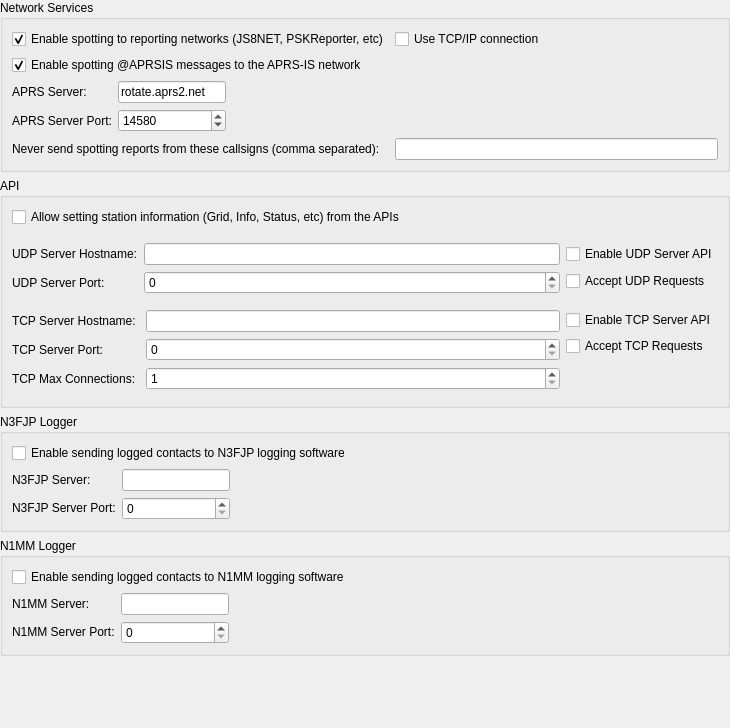
         <widget class="QWidget" name="scrollAreaWidgetContents_6">
          <property name="geometry">
           <rect>
            <x>0</x>
            <y>0</y>
            <width>730</width>
            <height>728</height>
           </rect>
          </property>
          <layout class="QVBoxLayout" name="verticalLayout_30">
           <property name="leftMargin">
            <number>0</number>
           </property>
           <property name="topMargin">
            <number>0</number>
           </property>
           <property name="rightMargin">
            <number>0</number>
           </property>
           <property name="bottomMargin">
            <number>0</number>
           </property>
           <item>
            <widget class="QGroupBox" name="network_group_box">
             <property name="title">
              <string>Network Services</string>
             </property>
             <layout class="QFormLayout" name="formLayout_5">
              <item row="0" column="0">
               <widget class="QCheckBox" name="psk_reporter_check_box">
                <property name="toolTip">
                 <string>&lt;html&gt;&lt;head/&gt;&lt;body&gt;&lt;p&gt;The program can send your station details and all decoded signals with grid squares as spots to the http://pskreporter.info web site.&lt;/p&gt;&lt;p&gt;This is used for reverse beacon analysis which is very useful for assessing propagation and system performance.&lt;/p&gt;&lt;/body&gt;&lt;/html&gt;</string>
                </property>
                <property name="text">
                 <string>Enable spotting to reporting networks (JS8NET, PSKReporter, etc)</string>
                </property>
                <property name="checked">
                 <bool>true</bool>
                </property>
               </widget>
              </item>
              <item row="1" column="0">
               <widget class="QCheckBox" name="enable_aprs_spotting_check_box">
                <property name="text">
                 <string>Enable spotting @APRSIS messages to the APRS-IS network</string>
                </property>
                <property name="checked">
                 <bool>true</bool>
                </property>
               </widget>
              </item>
              <item row="2" column="0">
               <layout class="QFormLayout" name="formLayout_17">
                <property name="fieldGrowthPolicy">
                 <enum>QFormLayout::FieldGrowthPolicy::AllNonFixedFieldsGrow</enum>
                </property>
                <item row="0" column="0">
                 <widget class="QLabel" name="udp_server_label_2">
                  <property name="text">
                   <string>APRS Server:</string>
                  </property>
                  <property name="buddy">
                   <cstring>udp_server_line_edit</cstring>
                  </property>
                 </widget>
                </item>
                <item row="0" column="1">
                 <widget class="QLineEdit" name="aprs_server_line_edit">
                  <property name="sizePolicy">
                   <sizepolicy hsizetype="Preferred" vsizetype="Fixed">
                    <horstretch>0</horstretch>
                    <verstretch>0</verstretch>
                   </sizepolicy>
                  </property>
                  <property name="toolTip">
                   <string>&lt;html&gt;&lt;head/&gt;&lt;body&gt;&lt;p&gt;Optional hostname of APRS server to send spots to.&lt;/p&gt;&lt;p&gt;Formats:&lt;/p&gt;&lt;ul style=&quot;margin-top: 0px; margin-bottom: 0px; margin-left: 0px; margin-right: 0px; -qt-list-indent: 1;&quot;&gt;&lt;li style=&quot; margin-top:12px; margin-bottom:0px; margin-left:0px; margin-right:0px; -qt-block-indent:0; text-indent:0px;&quot;&gt;hostname&lt;/li&gt;&lt;li style=&quot; margin-top:0px; margin-bottom:0px; margin-left:0px; margin-right:0px; -qt-block-indent:0; text-indent:0px;&quot;&gt;IPv4 address&lt;/li&gt;&lt;li style=&quot; margin-top:0px; margin-bottom:0px; margin-left:0px; margin-right:0px; -qt-block-indent:0; text-indent:0px;&quot;&gt;IPv6 address&lt;/li&gt;&lt;li style=&quot; margin-top:0px; margin-bottom:0px; margin-left:0px; margin-right:0px; -qt-block-indent:0; text-indent:0px;&quot;&gt;IPv4 multicast group address&lt;/li&gt;&lt;li style=&quot; margin-top:0px; margin-bottom:0px; margin-left:0px; margin-right:0px; -qt-block-indent:0; text-indent:0px;&quot;&gt;IPv6 multicast group address&lt;/li&gt;&lt;/ul&gt;&lt;p&gt;Clearing this field will disable the spotting to APRS.&lt;/p&gt;&lt;/body&gt;&lt;/html&gt;</string>
                  </property>
                  <property name="inputMethodHints">
                   <set>Qt::InputMethodHint::ImhDigitsOnly</set>
                  </property>
                  <property name="text">
                   <string>rotate.aprs2.net</string>
                  </property>
                 </widget>
                </item>
                <item row="1" column="0">
                 <widget class="QLabel" name="label_18">
                  <property name="text">
                   <string>APRS Server Port:</string>
                  </property>
                  <property name="buddy">
                   <cstring>udp_server_port_spin_box</cstring>
                  </property>
                 </widget>
                </item>
                <item row="1" column="1">
                 <widget class="QSpinBox" name="aprs_server_port_spin_box">
                  <property name="toolTip">
                   <string>&lt;html&gt;&lt;head/&gt;&lt;body&gt;&lt;p&gt;Enter the service port number of the APRS server that should receive updates. If this is zero no updates will be broadcast.&lt;/p&gt;&lt;/body&gt;&lt;/html&gt;</string>
                  </property>
                  <property name="minimum">
                   <number>0</number>
                  </property>
                  <property name="maximum">
                   <number>65534</number>
                  </property>
                  <property name="value">
                   <number>14580</number>
                  </property>
                 </widget>
                </item>
               </layout>
              </item>
              <item row="3" column="0">
               <widget class="QLabel" name="label_31">
                <property name="text">
                 <string>Never send spotting reports from these callsigns (comma separated):</string>
                </property>
               </widget>
              </item>
              <item row="3" column="1">
               <widget class="QLineEdit" name="spot_blacklist_line_edit"/>
              </item>
              <item row="0" column="1">
               <widget class="QCheckBox" name="psk_reporter_tcpip_check_box">
                <property name="toolTip">
                 <string>&lt;html&gt;&lt;head/&gt;&lt;body&gt;&lt;p&gt;Check this option if a reliable connection is needed&lt;/p&gt;&lt;p&gt;Most users do not need this, the default uses UDP which is more efficient. Only check this if you have evidence that UDP traffic from you to PSK Reporter is being lost.&lt;/p&gt;&lt;/body&gt;&lt;/html&gt;</string>
                </property>
                <property name="text">
                 <string>Use TCP/IP connection</string>
                </property>
               </widget>
              </item>
             </layout>
            </widget>
           </item>
           <item>
            <widget class="QGroupBox" name="groupBox_4">
             <property name="title">
              <string>API</string>
             </property>
             <layout class="QGridLayout" name="gridLayout_16">
              <item row="2" column="1">
               <layout class="QVBoxLayout" name="verticalLayout_11">
                <item>
                 <widget class="QCheckBox" name="udpEnable">
                  <property name="toolTip">
                   <string>&lt;html&gt;&lt;head/&gt;&lt;body&gt;&lt;p&gt;Enable the application to send API information to UDP Servers&lt;/p&gt;&lt;/body&gt;&lt;/html&gt;</string>
                  </property>
                  <property name="text">
                   <string>Enable UDP Server API</string>
                  </property>
                 </widget>
                </item>
                <item>
                 <widget class="QCheckBox" name="accept_udp_requests_check_box">
                  <property name="toolTip">
                   <string>&lt;html&gt;&lt;head/&gt;&lt;body&gt;&lt;p&gt;With this enabled the app will accept certain requests back from a UDP server that receives decode messages.&lt;/p&gt;&lt;/body&gt;&lt;/html&gt;</string>
                  </property>
                  <property name="text">
                   <string>Accept UDP Requests</string>
                  </property>
                 </widget>
                </item>
               </layout>
              </item>
              <item row="3" column="0">
               <spacer name="verticalSpacer_20">
                <property name="orientation">
                 <enum>Qt::Orientation::Vertical</enum>
                </property>
                <property name="sizeType">
                 <enum>QSizePolicy::Policy::Fixed</enum>
                </property>
                <property name="sizeHint" stdset="0">
                 <size>
                  <width>20</width>
                  <height>10</height>
                 </size>
                </property>
               </spacer>
              </item>
              <item row="4" column="1">
               <layout class="QVBoxLayout" name="verticalLayout_38">
                <item>
                 <widget class="QCheckBox" name="tcpEnable">
                  <property name="toolTip">
                   <string>&lt;html&gt;&lt;head/&gt;&lt;body&gt;&lt;p&gt;Enable the application to send API information over a TCP Server&lt;/p&gt;&lt;/body&gt;&lt;/html&gt;</string>
                  </property>
                  <property name="text">
                   <string>Enable TCP Server API</string>
                  </property>
                 </widget>
                </item>
                <item>
                 <widget class="QCheckBox" name="accept_tcp_requests_check_box">
                  <property name="toolTip">
                   <string>&lt;html&gt;&lt;head/&gt;&lt;body&gt;&lt;p&gt;With this enabled the app will accept certain requests back from a TCP client that receives decode messages.&lt;/p&gt;&lt;/body&gt;&lt;/html&gt;</string>
                  </property>
                  <property name="text">
                   <string>Accept TCP Requests</string>
                  </property>
                 </widget>
                </item>
                <item>
                 <spacer name="verticalSpacer_19">
                  <property name="orientation">
                   <enum>Qt::Orientation::Vertical</enum>
                  </property>
                  <property name="sizeHint" stdset="0">
                   <size>
                    <width>20</width>
                    <height>40</height>
                   </size>
                  </property>
                 </spacer>
                </item>
               </layout>
              </item>
              <item row="4" column="0">
               <layout class="QFormLayout" name="formLayout_18">
                <item row="0" column="1">
                 <widget class="QLineEdit" name="tcp_server_line_edit"/>
                </item>
                <item row="0" column="0">
                 <widget class="QLabel" name="label_16">
                  <property name="text">
                   <string>TCP Server Hostname: </string>
                  </property>
                 </widget>
                </item>
                <item row="1" column="0">
                 <widget class="QLabel" name="label_29">
                  <property name="text">
                   <string>TCP Server Port:</string>
                  </property>
                 </widget>
                </item>
                <item row="1" column="1">
                 <widget class="QSpinBox" name="tcp_server_port_spin_box">
                  <property name="toolTip">
                   <string>&lt;html&gt;&lt;head/&gt;&lt;body&gt;&lt;p&gt;Enter the service port number of the TCP server. If this is zero then TCP server will not be started.&lt;/p&gt;&lt;/body&gt;&lt;/html&gt;</string>
                  </property>
                  <property name="maximum">
                   <number>65534</number>
                  </property>
                 </widget>
                </item>
                <item row="2" column="1">
                 <widget class="QSpinBox" name="tcp_max_connections_spin_box">
                  <property name="toolTip">
                   <string>&lt;html&gt;&lt;head/&gt;&lt;body&gt;&lt;p&gt;Enter the maximum number of API connections allowed to the TCP server&lt;/p&gt;&lt;/body&gt;&lt;/html&gt;</string>
                  </property>
                  <property name="minimum">
                   <number>1</number>
                  </property>
                  <property name="maximum">
                   <number>100</number>
                  </property>
                 </widget>
                </item>
                <item row="2" column="0">
                 <widget class="QLabel" name="label_30">
                  <property name="text">
                   <string>TCP Max Connections:</string>
                  </property>
                 </widget>
                </item>
               </layout>
              </item>
              <item row="2" column="0">
               <layout class="QFormLayout" name="formLayout_6">
                <property name="fieldGrowthPolicy">
                 <enum>QFormLayout::FieldGrowthPolicy::AllNonFixedFieldsGrow</enum>
                </property>
                <item row="0" column="0">
                 <widget class="QLabel" name="udp_server_label">
                  <property name="text">
                   <string>UDP Server Hostname:</string>
                  </property>
                  <property name="buddy">
                   <cstring>udp_server_line_edit</cstring>
                  </property>
                 </widget>
                </item>
                <item row="0" column="1">
                 <widget class="QLineEdit" name="udp_server_line_edit">
                  <property name="sizePolicy">
                   <sizepolicy hsizetype="Preferred" vsizetype="Fixed">
                    <horstretch>0</horstretch>
                    <verstretch>0</verstretch>
                   </sizepolicy>
                  </property>
                  <property name="toolTip">
                   <string>&lt;html&gt;&lt;head/&gt;&lt;body&gt;&lt;p&gt;Optional hostname of network service to receive decodes.&lt;/p&gt;&lt;p&gt;Formats:&lt;/p&gt;&lt;ul style=&quot;margin-top: 0px; margin-bottom: 0px; margin-left: 0px; margin-right: 0px; -qt-list-indent: 1;&quot;&gt;&lt;li style=&quot; margin-top:12px; margin-bottom:0px; margin-left:0px; margin-right:0px; -qt-block-indent:0; text-indent:0px;&quot;&gt;hostname&lt;/li&gt;&lt;li style=&quot; margin-top:0px; margin-bottom:0px; margin-left:0px; margin-right:0px; -qt-block-indent:0; text-indent:0px;&quot;&gt;IPv4 address&lt;/li&gt;&lt;li style=&quot; margin-top:0px; margin-bottom:0px; margin-left:0px; margin-right:0px; -qt-block-indent:0; text-indent:0px;&quot;&gt;IPv6 address&lt;/li&gt;&lt;li style=&quot; margin-top:0px; margin-bottom:0px; margin-left:0px; margin-right:0px; -qt-block-indent:0; text-indent:0px;&quot;&gt;IPv4 multicast group address&lt;/li&gt;&lt;li style=&quot; margin-top:0px; margin-bottom:0px; margin-left:0px; margin-right:0px; -qt-block-indent:0; text-indent:0px;&quot;&gt;IPv6 multicast group address&lt;/li&gt;&lt;/ul&gt;&lt;p&gt;Clearing this field will disable the broadcasting of UDP status updates.&lt;/p&gt;&lt;/body&gt;&lt;/html&gt;</string>
                  </property>
                  <property name="inputMethodHints">
                   <set>Qt::InputMethodHint::ImhDigitsOnly</set>
                  </property>
                 </widget>
                </item>
                <item row="1" column="0">
                 <widget class="QLabel" name="label_6">
                  <property name="text">
                   <string>UDP Server Port:</string>
                  </property>
                  <property name="buddy">
                   <cstring>udp_server_port_spin_box</cstring>
                  </property>
                 </widget>
                </item>
                <item row="1" column="1">
                 <widget class="QSpinBox" name="udp_server_port_spin_box">
                  <property name="toolTip">
                   <string>&lt;html&gt;&lt;head/&gt;&lt;body&gt;&lt;p&gt;Enter the service port number of the UDP server that should receive updates. If this is zero no updates will be broadcast.&lt;/p&gt;&lt;/body&gt;&lt;/html&gt;</string>
                  </property>
                  <property name="minimum">
                   <number>0</number>
                  </property>
                  <property name="maximum">
                   <number>65534</number>
                  </property>
                 </widget>
                </item>
               </layout>
              </item>
              <item row="0" column="0">
               <widget class="QCheckBox" name="use_dynamic_grid">
                <property name="toolTip">
                 <string>&lt;html&gt;&lt;head/&gt;&lt;body&gt;&lt;p&gt;Check to allow changes to grid, qtc, etc from external programs&lt;/p&gt;&lt;/body&gt;&lt;/html&gt;</string>
                </property>
                <property name="text">
                 <string>Allow setting station information (Grid, Info, Status, etc) from the APIs</string>
                </property>
               </widget>
              </item>
              <item row="1" column="0">
               <spacer name="verticalSpacer_21">
                <property name="orientation">
                 <enum>Qt::Orientation::Vertical</enum>
                </property>
                <property name="sizeType">
                 <enum>QSizePolicy::Policy::Fixed</enum>
                </property>
                <property name="sizeHint" stdset="0">
                 <size>
                  <width>20</width>
                  <height>10</height>
                 </size>
                </property>
               </spacer>
              </item>
             </layout>
            </widget>
           </item>
           <item>
            <widget class="QGroupBox" name="groupBox_11">
             <property name="title">
              <string>N3FJP Logger</string>
             </property>
             <layout class="QFormLayout" name="formLayout_12">
              <item row="0" column="0">
               <widget class="QCheckBox" name="enable_n3fjp_broadcast_check_box">
                <property name="text">
                 <string>Enable sending logged contacts to N3FJP logging software</string>
                </property>
               </widget>
              </item>
              <item row="1" column="0">
               <layout class="QFormLayout" name="formLayout_20">
                <item row="0" column="0">
                 <widget class="QLabel" name="n3fjp_server_name_label">
                  <property name="text">
                   <string>&lt;html&gt;&lt;head/&gt;&lt;body&gt;&lt;p&gt;N3FJP Server:&lt;/p&gt;&lt;/body&gt;&lt;/html&gt;</string>
                  </property>
                 </widget>
                </item>
                <item row="0" column="1">
                 <widget class="QLineEdit" name="n3fjp_server_name_line_edit">
                  <property name="toolTip">
                   <string>&lt;html&gt;&lt;head/&gt;&lt;body&gt;&lt;p&gt;Optional host name of N3FJP software to receive logged contacts. This is usually 'localhost' or ip address 127.0.0.1&lt;/p&gt;&lt;p&gt;Formats:&lt;/p&gt;&lt;ul style=&quot;margin-top: 0px; margin-bottom: 0px; margin-left: 0px; margin-right: 0px; -qt-list-indent: 1;&quot;&gt;&lt;li style=&quot; margin-top:12px; margin-bottom:0px; margin-left:0px; margin-right:0px; -qt-block-indent:0; text-indent:0px;&quot;&gt;hostname&lt;/li&gt;&lt;li style=&quot; margin-top:0px; margin-bottom:0px; margin-left:0px; margin-right:0px; -qt-block-indent:0; text-indent:0px;&quot;&gt;IPv4 address&lt;/li&gt;&lt;li style=&quot; margin-top:0px; margin-bottom:0px; margin-left:0px; margin-right:0px; -qt-block-indent:0; text-indent:0px;&quot;&gt;IPv6 address&lt;/li&gt;&lt;li style=&quot; margin-top:0px; margin-bottom:0px; margin-left:0px; margin-right:0px; -qt-block-indent:0; text-indent:0px;&quot;&gt;IPv4 multicast group address&lt;/li&gt;&lt;li style=&quot; margin-top:0px; margin-bottom:0px; margin-left:0px; margin-right:0px; -qt-block-indent:0; text-indent:0px;&quot;&gt;IPv6 multicast group address&lt;/li&gt;&lt;/ul&gt;&lt;p&gt;Clearing this field will disable broadcasting of ADIF information via UDP.&lt;/p&gt;&lt;/body&gt;&lt;/html&gt;</string>
                  </property>
                 </widget>
                </item>
                <item row="1" column="0">
                 <widget class="QLabel" name="n3fjp_server_port_label">
                  <property name="text">
                   <string>&lt;html&gt;&lt;head/&gt;&lt;body&gt;&lt;p&gt;N3FJP Server Port:&lt;/p&gt;&lt;/body&gt;&lt;/html&gt;</string>
                  </property>
                 </widget>
                </item>
                <item row="1" column="1">
                 <widget class="QSpinBox" name="n3fjp_server_port_spin_box">
                  <property name="toolTip">
                   <string>&lt;html&gt;&lt;head/&gt;&lt;body&gt;&lt;p&gt;Enter the port number that should be used for N3FJP log information. For N3FJP, this value should be 1100. If this is zero, no contacts will be sent.&lt;/p&gt;&lt;/body&gt;&lt;/html&gt;</string>
                  </property>
                 </widget>
                </item>
               </layout>
              </item>
             </layout>
            </widget>
           </item>
           <item>
            <widget class="QGroupBox" name="n1mm_group_box">
             <property name="title">
              <string>N1MM Logger</string>
             </property>
             <layout class="QFormLayout" name="formLayout_15">
              <property name="fieldGrowthPolicy">
               <enum>QFormLayout::FieldGrowthPolicy::AllNonFixedFieldsGrow</enum>
              </property>
              <item row="0" column="0">
               <widget class="QCheckBox" name="enable_n1mm_broadcast_check_box">
                <property name="toolTip">
                 <string>&lt;html&gt;&lt;head/&gt;&lt;body&gt;&lt;p&gt;When checked, the app will broadcast a logged contact in ADIF format to the configured hostname and port. &lt;/p&gt;&lt;/body&gt;&lt;/html&gt;</string>
                </property>
                <property name="text">
                 <string>Enable sending logged contacts to N1MM logging software</string>
                </property>
               </widget>
              </item>
              <item row="1" column="0">
               <layout class="QFormLayout" name="formLayout_22">
                <item row="0" column="0">
                 <widget class="QLabel" name="n1mm_server_name_label">
                  <property name="text">
                   <string>&lt;html&gt;&lt;head/&gt;&lt;body&gt;&lt;p&gt;N1MM Server:&lt;/p&gt;&lt;/body&gt;&lt;/html&gt;</string>
                  </property>
                 </widget>
                </item>
                <item row="0" column="1">
                 <widget class="QLineEdit" name="n1mm_server_name_line_edit">
                  <property name="toolTip">
                   <string>&lt;html&gt;&lt;head/&gt;&lt;body&gt;&lt;p&gt;Optional host name of N1MM Logger+ program to receive ADIF UDP broadcasts. This is usually 'localhost' or ip address 127.0.0.1&lt;/p&gt;&lt;p&gt;Formats:&lt;/p&gt;&lt;ul style=&quot;margin-top: 0px; margin-bottom: 0px; margin-left: 0px; margin-right: 0px; -qt-list-indent: 1;&quot;&gt;&lt;li style=&quot; margin-top:12px; margin-bottom:0px; margin-left:0px; margin-right:0px; -qt-block-indent:0; text-indent:0px;&quot;&gt;hostname&lt;/li&gt;&lt;li style=&quot; margin-top:0px; margin-bottom:0px; margin-left:0px; margin-right:0px; -qt-block-indent:0; text-indent:0px;&quot;&gt;IPv4 address&lt;/li&gt;&lt;li style=&quot; margin-top:0px; margin-bottom:0px; margin-left:0px; margin-right:0px; -qt-block-indent:0; text-indent:0px;&quot;&gt;IPv6 address&lt;/li&gt;&lt;li style=&quot; margin-top:0px; margin-bottom:0px; margin-left:0px; margin-right:0px; -qt-block-indent:0; text-indent:0px;&quot;&gt;IPv4 multicast group address&lt;/li&gt;&lt;li style=&quot; margin-top:0px; margin-bottom:0px; margin-left:0px; margin-right:0px; -qt-block-indent:0; text-indent:0px;&quot;&gt;IPv6 multicast group address&lt;/li&gt;&lt;/ul&gt;&lt;p&gt;Clearing this field will disable broadcasting of ADIF information via UDP.&lt;/p&gt;&lt;/body&gt;&lt;/html&gt;</string>
                  </property>
                 </widget>
                </item>
                <item row="1" column="0">
                 <widget class="QLabel" name="n1mm_server_port_label">
                  <property name="text">
                   <string>&lt;html&gt;&lt;head/&gt;&lt;body&gt;&lt;p&gt;N1MM Server Port:&lt;/p&gt;&lt;/body&gt;&lt;/html&gt;</string>
                  </property>
                 </widget>
                </item>
                <item row="1" column="1">
                 <widget class="QSpinBox" name="n1mm_server_port_spin_box">
                  <property name="toolTip">
                   <string>&lt;html&gt;&lt;head/&gt;&lt;body&gt;&lt;p&gt;Enter the port number that should be used for UDP broadcasts of ADIF log information. For N1MM Logger+, this value should be 2333. If this is zero, no updates will be broadcast.&lt;/p&gt;&lt;/body&gt;&lt;/html&gt;</string>
                  </property>
                 </widget>
                </item>
               </layout>
              </item>
             </layout>
            </widget>
           </item>
           <item>
            <widget class="QWidget" name="aprsForm" native="true">
             <property name="minimumSize">
              <size>
               <width>0</width>
               <height>0</height>
              </size>
             </property>
             <layout class="QVBoxLayout" name="verticalLayout_36">
              <property name="spacing">
               <number>0</number>
              </property>
              <property name="leftMargin">
               <number>0</number>
              </property>
              <property name="topMargin">
               <number>0</number>
              </property>
              <property name="rightMargin">
               <number>0</number>
              </property>
              <property name="bottomMargin">
               <number>0</number>
              </property>
             </layout>
            </widget>
           </item>
           <item>
            <spacer name="verticalSpacer_7">
             <property name="orientation">
              <enum>Qt::Orientation::Vertical</enum>
             </property>
             <property name="sizeHint" stdset="0">
              <size>
               <width>20</width>
               <height>40</height>
              </size>
             </property>
            </spacer>
           </item>
           <item>
            <spacer name="verticalSpacer_4">
             <property name="orientation">
              <enum>Qt::Orientation::Vertical</enum>
             </property>
             <property name="sizeHint" stdset="0">
              <size>
               <width>0</width>
               <height>0</height>
              </size>
             </property>
            </spacer>
           </item>
          </layout>
         </widget>
